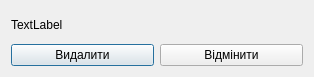
<?xml version="1.0" encoding="UTF-8"?>
<ui version="4.0">
 <class>ok_cancel</class>
 <widget class="QDialog" name="ok_cancel">
  <property name="geometry">
   <rect>
    <x>0</x>
    <y>0</y>
    <width>314</width>
    <height>77</height>
   </rect>
  </property>
  <property name="minimumSize">
   <size>
    <width>314</width>
    <height>77</height>
   </size>
  </property>
  <property name="maximumSize">
   <size>
    <width>314</width>
    <height>77</height>
   </size>
  </property>
  <property name="windowTitle">
   <string>Nonogram Admin</string>
  </property>
  <layout class="QGridLayout" name="gridLayout">
   <item row="0" column="0">
    <widget class="QLabel" name="label">
     <property name="text">
      <string>TextLabel</string>
     </property>
    </widget>
   </item>
   <item row="1" column="0">
    <layout class="QHBoxLayout" name="horizontalLayout">
     <item>
      <widget class="QPushButton" name="ok">
       <property name="text">
        <string>Видалити</string>
       </property>
      </widget>
     </item>
     <item>
      <widget class="QPushButton" name="cancel">
       <property name="text">
        <string>Відмінити</string>
       </property>
      </widget>
     </item>
    </layout>
   </item>
  </layout>
 </widget>
 <resources/>
 <connections/>
</ui>
